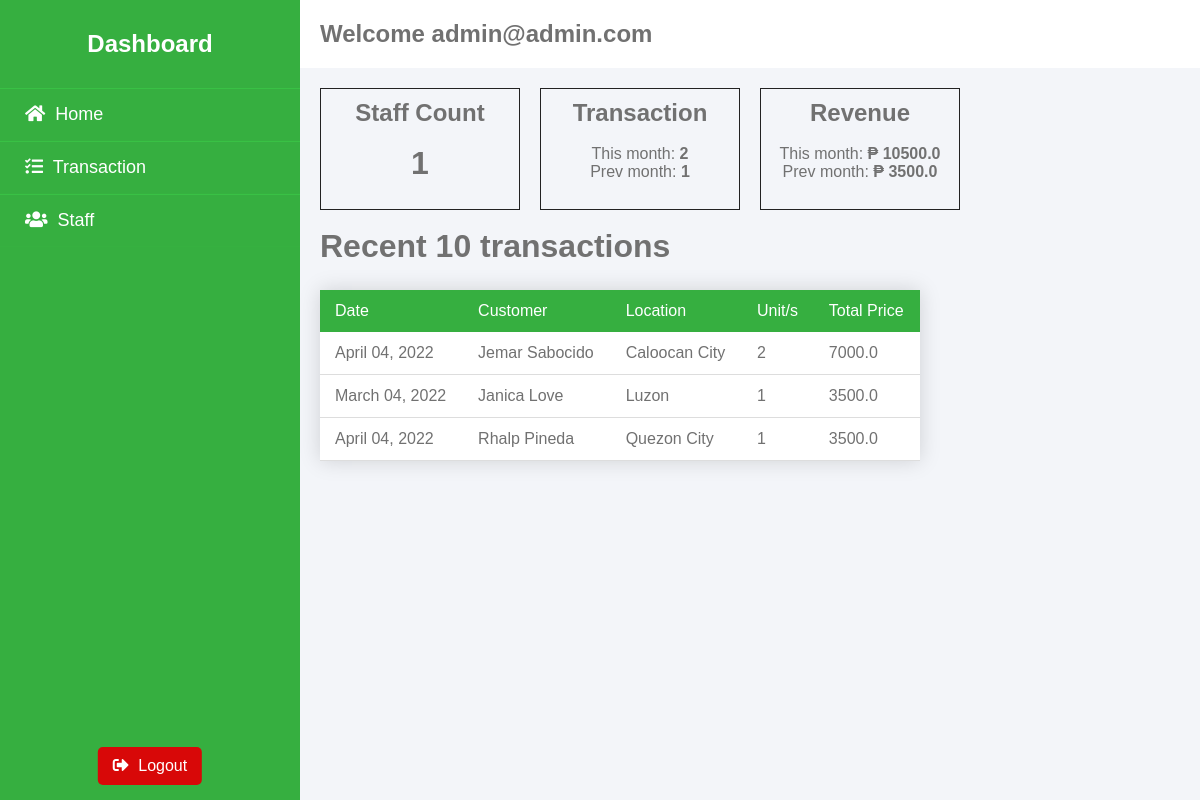
Page /dashboard (signed in) on the committed database.
### models.py (models this page shows, shortened)
class Staff(db.Model):
    __tablename__ = 'staff'
    staff_id = db.Column(db.Integer, primary_key=True)
    staff_email = db.Column(db.String(200), unique=True)
    staff_password = db.Column(db.String(200), nullable=False)

class Transaction(db.Model):
    __tablename__ = 'transaction'
    cust_id = db.Column(db.Integer, primary_key=True)
    cust_firstname = db.Column(db.Text)
    cust_lastname = db.Column(db.Text)
    trans_date = db.Column(db.Date)
    trans_location = db.Column(db.Text)
    prod_id = db.Column(db.Integer)
    trans_quantity = db.Column(db.Integer)

class Product(db.Model):
    __tablename__ = 'product'
    prod_id = db.Column('prod_id', db.Integer, primary_key=True)
    prod_unit_qty = db.Column(db.Integer)
    prod_retail_price = db.Column(db.Float)
    prod_total_price = db.Column(db.Float)

### blueprint/dashboard.py (the view)
@dashboard_bp.route('/dashboard')
def dashboard():
    if not is_authenticated():
        return redirect(url_for('auth_bp.login_page'))
    email = session["email"]
    date_now = datetime.utcnow()
    year_now = date_now.year
    month_now = date_now.month
    prev_month = month_now - 1
    this_year = extract('year', Transaction.trans_date) == year_now
    this_month = extract('month', Transaction.trans_date) == month_now
    this_prev_month = extract('month', Transaction.trans_date) == prev_month
    staff_count = len(Staff.query.all())
    trans_month_count = len(
        Transaction.query.filter(this_year, this_month).all())
    prev_trans_month_count = len(
        Transaction.query.filter(this_year, this_prev_month).all())
    prod_trans_data = Transaction.query \
        .join(Product, Transaction.prod_id == Product.prod_id) \
        .with_entities(
            Transaction.trans_quantity,
            Product.prod_retail_price
        ) \
        .filter(Transaction.prod_id == Product.prod_id)
    prod_month_data = prod_trans_data.filter(this_year, this_month).all()
    prod_prev_month_data = prod_trans_data.filter(
        this_year, this_prev_month).all()
    recent_trans_data = Transaction.query\
        .order_by(Transaction.cust_id.desc())\
        .join(Product, Transaction.prod_id == Product.prod_id)\
        .with_entities(
            Product.prod_retail_price,
            Transaction.cust_firstname,
            Transaction.cust_lastname,
            Transaction.trans_location,
            Transaction.trans_date,
            Transaction.trans_quantity
        )\
        .filter(Transaction.prod_id == Product.prod_id)\
        .limit(10)\
        .all()
    prod_month_total_earn = 0
    for item in prod_month_data:
        prod_month_total_earn += item[0] * item[1]
    prod_prev_month_total_earn = 0
    for item in prod_prev_month_data:
        prod_prev_month_total_earn += item[0] * item[1]
    data = {
        "email": email,
        "staff_count": staff_count,
        "trans_month_count": trans_month_count,
        "prev_trans_month_count": prev_trans_month_count,
        "prod_month_total_earn": prod_month_total_earn,
        "prod_prev_month_total_earn": prod_prev_month_total_earn,
        "recent_trans_data": recent_trans_data,
        "datetime": datetime
    }
    return render_template('auth/dashboard_page.html', data=data)

### helper/functions.py (called while the page is built)
def is_authenticated():
    if session.get('signedin'):
        return True
    return False

### templates/auth/dashboard_page.html
{% extends 'auth/auth_base.html' %}
{% block head %}
<link rel="stylesheet" href="{{ url_for('static', filename='css/dashboard.css') }}">
<link rel="stylesheet" href="{{ url_for('static', filename='css/staff.css') }}">
{% endblock %}
{% block header %}
<h2>Welcome {{ data['email'] }} </h2>
{% endblock %}
{% block body %}
<div class="dashboard">
    <div class="item">
        <h2>Staff Count</h2> <br>
        <h1>{{ data['staff_count'] }}</h1>
    </div>
    <div class="item">
        <h2>Transaction</h2> <br>
        <p>This month: <b>{{ data['trans_month_count'] }}</b></p>
        <p>Prev month: <b>{{ data['prev_trans_month_count'] }}</b></p>
    </div>
    <div class="item">
        <h2>Revenue</h2> <br>
        <p>This month: <b>₱ {{ data['prod_month_total_earn'] }}</b></p>
        <p>Prev month: <b>₱ {{ data['prod_prev_month_total_earn'] }}</b></p>
        <br>
    </div>
</div>
    <div>
        <br>
        <h1>Recent 10 transactions</h1>
        <table>
        <thead>
            <tr>
                <td>Date</td>
                <td>Customer</td>
                <td>Location</td>
                <td>Unit/s</td>
                <td>Total Price</td>
            </tr>
        </thead>
        <tbody>
            {% for item in data['recent_trans_data'] %}
            <tr>
                <td>{{ (data['datetime']).strftime(item[4], "%B %d, %Y") }}</td>
                <td>{{ item[1] }} {{ item[2] }}</td>
                <td>{{ item[3] }}</td>
                <td>{{ item[5] }}</td>
                <td>{{ item[0] * item[5] }}</td>
            </tr>
            {% endfor %}
        </tbody>
    </table>
    </div>
{% endblock %}

### templates/auth/auth_base.html (shortened to what this page needs)
<!DOCTYPE html>
<html lang="en">
    <head>
        <link rel="stylesheet" href="{{ url_for('static', filename='css/auth.css') }}">
        <link rel="stylesheet" href="https://pro.fontawesome.com/releases/v5.10.0/css/all.css"/>
        {% block head %}
        {% endblock %}
    </head>
<body>
<div class="wrapper">
    <div class="sidebar">
        <h2>Dashboard</h2>
        <ul>
            <li>
                <a href="/dashboard">
                    <i class="fas fa-home"></i>
                    Home
                </a>
            </li>
            <li>
                <a href="/transaction">
                    <i class="fas fa-tasks"></i>
                    Transaction
                </a>
            </li>
            <li>
                <a href="/staff">
                    <i class="fas fa-users"></i>
                    Staff
                </a>
            </li>
        </ul>
        <div class="logout">
            <a href="/logout">
                <i class="fas fa-sign-out-alt"></i>
                Logout
            </a>
        </div>
    </div>
    <div class="main">
        <div class="main--header">
            {% block header %}
            {% endblock %}
        </div>
        <div class="main--content">
            {% block body %}
            {% endblock %}
        </div>
    </div>
</div>
</body>
</html>

### static/css/auth.css (style rules this page uses)
.fas { padding-right: 5px; }
body { background: #F3F5F9; }
.wrapper { display: flex; position: relative; }
.wrapper .sidebar { position: fixed; width: 300px; height: 100%; padding: 30px 0; background: rgb(54, 175, 64); }
.wrapper .sidebar h2 { color: #FFF; text-align: center; margin-bottom: 30px; }
.wrapper .sidebar ul li { padding: 15px 25px; font-size: 18px; border-top: 1px solid rgba(61, 211, 74, 0.5); border-bottom: 1px solid rgba(61, 211, 74, 0.05); }
.wrapper .sidebar ul li a { color: #FFF; display: block; }
.wrapper .sidebar .logout { position: absolute; bottom: 0; left: 50%; transform: translateX(-50%); display: flex; background-color: #d80808; padding: 10px 15px; margin-bottom: 15px; border-radius: 5px; }
.wrapper .sidebar .logout a { color: #FFF; }
.wrapper .main { width: 100%; margin-left: 300px; }
.wrapper .main--header { padding: 20px; background: #FFF; color: #717171; }
.wrapper .main--content { margin: 20px; color: #717171; }

### static/css/dashboard.css (style rules this page uses)
.dashboard { display: flex; gap: 10px 20px; }
.item { padding: 10px; border: 1px solid #222; text-align: center; width: 200px; }

### static/css/staff.css (style rules this page uses)
table { border-collapse: collapse; margin: 25px 0; font-size: 0.9em; font-family: sans-serif; min-width: 600px; box-shadow: 0 0 20px rgba(0, 0, 0, 0.15); background: #FFF; }
table thead tr { background: rgb(54, 175, 64); color: #ffffff; text-align: left; }
table th, table td { padding: 12px 15px; font-size: 16px; }
table tbody tr { border-bottom: 1px solid #dddddd; }

### static/css/global.css (style rules this page uses)
* { margin: 0; padding: 0; box-sizing: border-box; font-family: sans-serif; list-style: none; text-decoration: none; }

### rows in the picture
Staff: email "admin@admin.com"
Transaction: datetime "April 04, 2022", cust_firstname "Jemar", cust_lastname "Sabocido", trans_location "Caloocan City", trans_quantity "2", item[0]*item[5] "7000.0"
Transaction: datetime "March 04, 2022", cust_firstname "Janica", cust_lastname "Love", trans_location "Luzon", trans_quantity "1", item[0]*item[5] "3500.0"
Transaction: datetime "April 04, 2022", cust_firstname "Rhalp", cust_lastname "Pineda", trans_location "Quezon City", trans_quantity "1", item[0]*item[5] "3500.0"

### other values in the picture
{{ data['staff_count'] }} "1"
{{ data['trans_month_count'] }} "2"
{{ data['prev_trans_month_count'] }} "1"
{{ data['prod_month_total_earn'] }} "10500.0"
{{ data['prod_prev_month_total_earn'] }} "3500.0"
